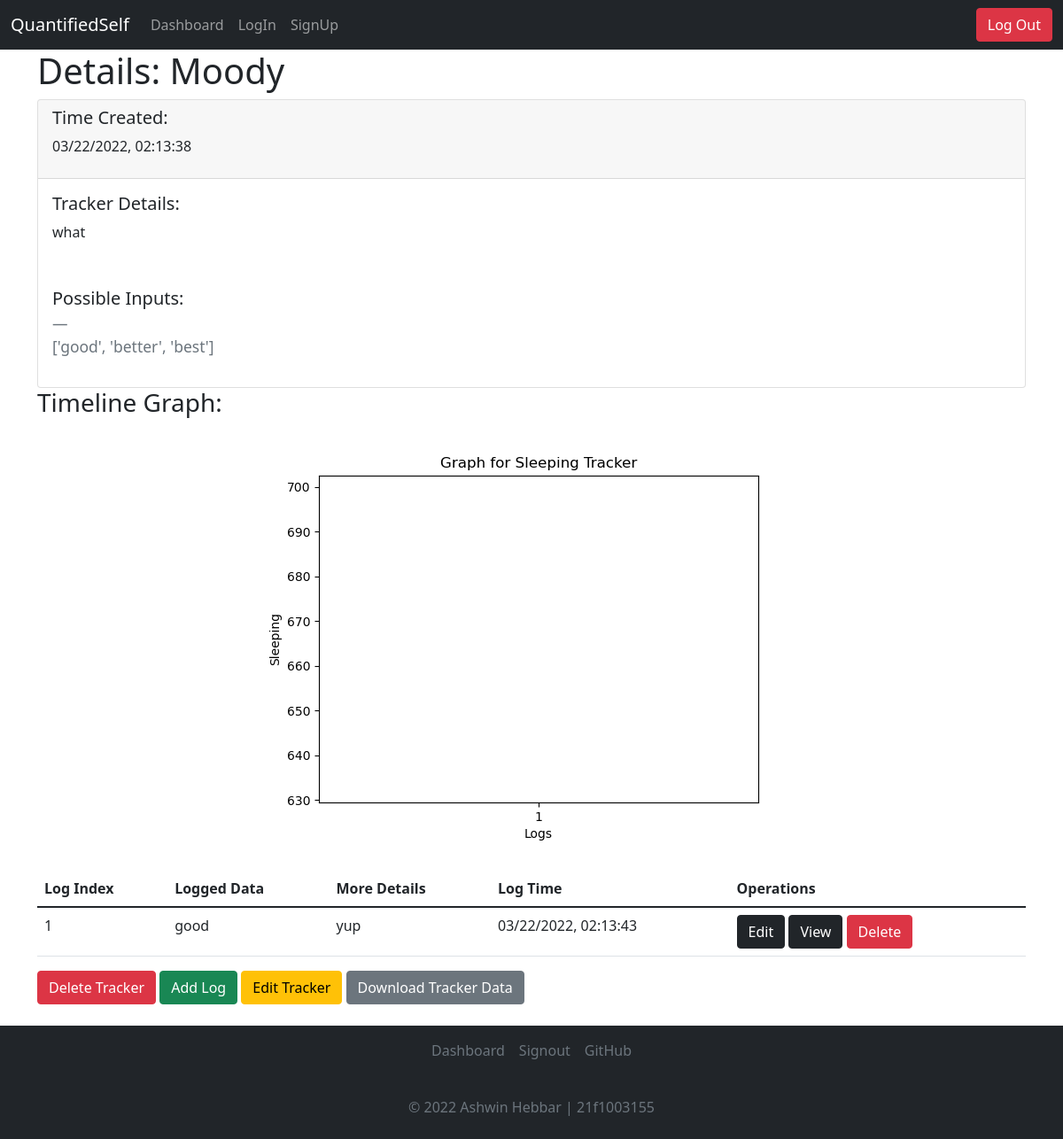
The page /dashboard/35/details (signed in) on the database its author committed.
### application/models.py (models this page shows)
class Tracker(db.Model):
    __tablename__ = 'tracker'
    id = db.Column(db.Integer, autoincrement=True, primary_key=True)
    userid = db.Column(db.Integer, db.ForeignKey("user.id"))
    name = db.Column(db.String, nullable=False)
    type = db.Column(db.Integer, nullable = False)
    choices = db.Column(db.String)
    details = db.Column(db.String)
    time = db.Column(db.String, nullable=False)

class Logs(db.Model):
    __tablename__ = 'logs'
    id = db.Column(db.Integer, autoincrement=True, primary_key=True)
    userid = db.Column(db.Integer, db.ForeignKey("user.id"))
    tid = db.Column(db.Integer, db.ForeignKey("tracker.id"))
    value = db.Column(db.String, nullable = False)
    data = db.Column(db.String)
    time = db.Column(db.String, nullable=False)

### controllers/trackerops.py (the view)
@app.route("/dashboard/<tid>/details", methods=["GET"])
@login_required
def tracker_details(tid):
    create_plot(tid)
    tracker = Tracker.query.filter_by(id=tid).first()
    logs = Logs.query.filter_by(tid=tid, userid=current_user.id).all()
    return render_template("tracker_details.html", tracker=tracker, logs=logs)

### controllers/miscmethods.py (called while the page is built)
@login_required
def create_plot(trackerid):
    tdet = Tracker.query.filter_by(id=trackerid).first()
    if(tdet.type == 1 or tdet.type == 3):
        log = Logs.query.filter_by(tid=trackerid).all()
        x = [int(l.value) for l in log]
        y = [str(i) for i in range(1,len(x)+1)]
        print(x,y)
        plt.ylabel(tdet.name)
        plt.xlabel("Logs")
        plt.title(f"Graph for {tdet.name} Tracker")
        plt.plot(y,x)
        plt.savefig("static/graph.png")
        plt.close()
    else:
        d = dict()
        log = Logs.query.filter_by(tid=trackerid).all()
        for i in log:
            try:
                d[i.value] += 1
            except:
                d[i.value] = 1
        y,labels = d.values(), d.keys()
        plt.pie(y, labels = labels)
        plt.savefig("static/graph.png")
        plt.close()

### main.py (called while the page is built)
@login_manager.user_loader
def load_user(user_id):
  return User.query.get(int(user_id))

### templates/tracker_details.html (shortened to what this page needs)
<!DOCTYPE html>
<html lang="en">
<head>
    <link href="https://cdn.jsdelivr.net/npm/bootstrap@5.1.3/dist/css/bootstrap.min.css" rel="stylesheet"
>
</head>
<body>
    <nav class="navbar navbar-expand-lg navbar-dark bg-dark">
        <div class="container-fluid">
            <a class="navbar-brand" href="#">QuantifiedSelf</a>
            <div class="collapse navbar-collapse">
                <ul class="navbar-nav me-auto mb-2 mb-lg-0">
                    <li class="nav-item">
                        <a class="nav-link" aria-current="page" href="/dashboard">Dashboard</a>
                    </li>
                    <li class="nav-item">
                        <a class="nav-link" href="/login">LogIn</a>
                    </li>
                    <li class="nav-item">
                        <a class="nav-link" href="/signup">SignUp</a>
                    </li>
                </ul>
            </div>
            <button type="button" onclick="document.location='/logout'" class="btn btn-danger">Log Out</button>
        </div>
    </nav>
    <div class="container">
        <h1>Details: {{tracker.name}}</h1>
        <div class="card">
            <div class="card-header">
                <h5>Time Created:</h5>
                <p>{{tracker.time}}</p>
            </div>
            <div class="card-body">
                <h5>Tracker Details:</h5>
                <p>{{tracker.details}}</p>
            </div>
            <div class="card-body">
                <blockquote class="blockquote mb-0">
                    <p>Possible Inputs:</p>
                    <footer class="blockquote-footer">
                        {% if tracker.type == 1 or tracker.type == 3%}
                        <p>Numeric/Time Duration Data</p>
                        {% elif tracker.type == 2 %}
                        <p>{{tracker.choices}}</p>
                        {% elif tracker.type == 4 %}
                        <p>Boolean Data Type</p>
                        {% elif tracker.type == 5 %}
                        <p>Text/Nominal Data Type</p>
                        {% endif %}
                    </footer>
                </blockquote>
            </div>
        </div>
    </div>
    <div class="container">
        <h3>Timeline Graph:</h3>
        <div class="plot container">
            <img class="rounded mx-auto d-block" src="/static/graph.png" alt="Graph">
        </div>
        <br>
        <table class="table table-hover">
            <thead>
                <tr>
                    <th scope="col">Log Index</th>
                    <th scope="col">Logged Data</th>
                    <th scope="col">More Details</th>
                    <th scope="col">Log Time</th>
                    <th scope="col">Operations</th>
                </tr>
            </thead>
            <tbody>
                {% for log in logs %}
                <tr>
                    <td>{{loop.index}}
                    <td>{{log.value}}</td>
                    <td>{{log.data}}</td>
                    <td>{{log.time}}</td>
                    <td>
                        <button type="button"
                            onclick="document.location='/dashboard/{{tracker.id}}/logs/{{log.id}}/edit'"
                            class="btn btn-dark">Edit</button>
                        <button type="button" onclick="document.location='/dashboard/{{tracker.id}}/logs/{{log.id}}'"
                            class="btn btn-dark">View</button>
                        <button type="button"
                            onclick="document.location='/dashboard/{{tracker.id}}/logs/{{log.id}}/delete'"
                            class="btn btn-danger">Delete</button>
                        {% endfor %}
        </table>
        <button type="button" onclick="document.location='/dashboard/{{tracker.id}}/delete'"
            class="btn btn-danger">Delete Tracker</button>
        <button type="button" onclick="document.location='/dashboard/{{tracker.id}}/log'" class="btn btn-success">Add
            Log</button>
        <button type="button" onclick="document.location='/dashboard/{{tracker.id}}/edit'" class="btn btn-warning">Edit
            Tracker</button>
        <button type="button" onclick="document.location='/dashboard/{{tracker.id}}/download'"
            class="btn btn-secondary">Download Tracker Data</button>
    </div>
    <br>
    <div class="navbar navbar-fixed-bottom bg-dark d-flex flex-column">
        <footer class="py- my-0" style="bottom: 0; width: 100%;">
            <ul class="nav d-flex justify-content-center pb-3 mb-3 align-items-center justify-content-center ">
                <li class="nav-item"></li><a href="/dashboard" class="nav-link px-2 text-muted">Dashboard</a></li>
                <li class="nav-item"><a href="/signout" class="nav-link px-2 text-muted">Signout</a></li>
                <li class="nav-item"><a href="https://github.com/AshwinHebbar314/QuantifiedSelf"
                        class="nav-link px-2 text-muted">GitHub</a></li>
            </ul>
            <p class="text-center text-muted">&copy; 2022 Ashwin Hebbar | 21f1003155</p>
        </footer>
    </div>
</body>
</html>

### rows shown on the page
Tracker: name "Moody", time "03/22/2022, 02:13:38", details "what", choices "['good', 'better', 'best']"
Logs: value "good", data "yup", time "03/22/2022, 02:13:43"
